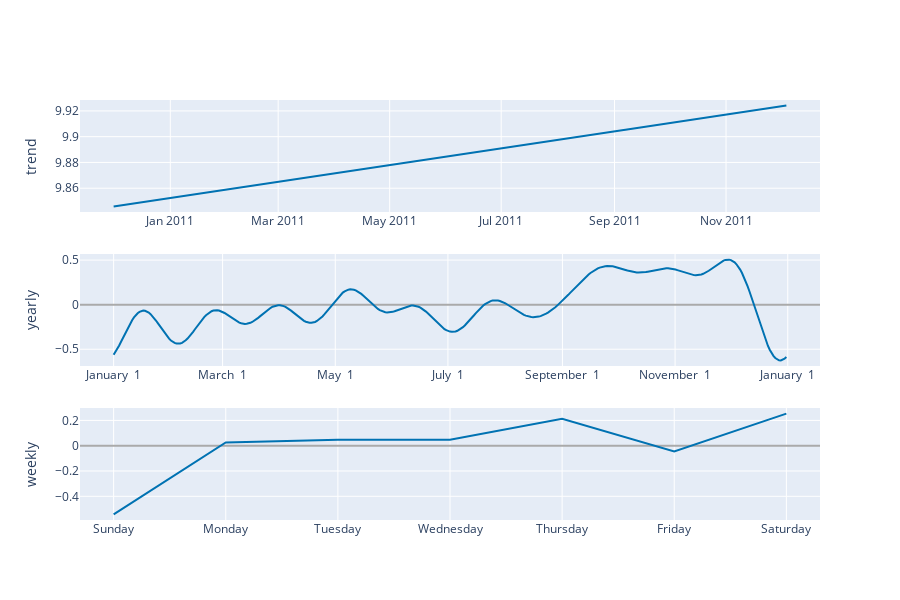

The cell this chart's notebook holds for it:
### Code cell
# plotting components
plot_components_plotly(m, forecast)

### Figure 1 — Plotly figure (JSON) as saved in the notebook; plotly's stock layout.template omitted (floating-point values rounded to 4 significant figures; data arrays with more than 128 entries replaced by an {"elided": "..."} marker saying what was removed)
{"data": [{"line": {"color": "#0072B2", "width": 2}, "mode": "lines", "name": "trend", "type": "scatter", "x": {"elided": "305 str values"}, "xaxis": "x", "y": {"elided": "305 float values"}, "yaxis": "y"}, {"line": {"color": "rgba(0, 114, 178, 0.2)", "width": 0}, "mode": "lines", "name": "trend_upper", "type": "scatter", "x": {"elided": "305 str values"}, "xaxis": "x", "y": {"elided": "305 float values"}, "yaxis": "y"}, {"fill": "tonexty", "fillcolor": "rgba(0, 114, 178, 0.2)", "line": {"color": "rgba(0, 114, 178, 0.2)", "width": 0}, "mode": "lines", "name": "trend_lower", "type": "scatter", "x": {"elided": "305 str values"}, "xaxis": "x", "y": {"elided": "305 float values"}, "yaxis": "y"}, {"line": {"color": "#0072B2", "width": 2}, "mode": "lines", "name": "yearly", "type": "scatter", "x": {"elided": "365 str values"}, "xaxis": "x2", "y": {"elided": "365 float values"}, "yaxis": "y2"}, {"line": {"color": "#0072B2", "width": 2}, "mode": "lines", "name": "weekly", "type": "scatter", "x": ["2017-01-01T00:00:00", "2017-01-02T00:00:00", "2017-01-03T00:00:00", "2017-01-04T00:00:00", "2017-01-05T00:00:00", "2017-01-06T00:00:00", "2017-01-07T00:00:00"], "xaxis": "x3", "y": [-0.5431, 0.02598, 0.04785, 0.04777, 0.2128, -0.04516, 0.2539], "yaxis": "y3"}], "layout": {"height": 600, "showlegend": false, "width": 900, "xaxis": {"anchor": "y", "domain": [0, 1], "range": ["2010-11-12T14:24:00", "2011-12-22T09:36:00"], "type": "date"}, "xaxis2": {"anchor": "y2", "domain": [0, 1], "range": ["2016-12-13T18:54:02.958904115", "2018-01-18T11:04:57.863013581"], "tickformat": "%B %e", "type": "date"}, "xaxis3": {"anchor": "y3", "domain": [0, 1], "range": ["2016-12-31T16:48:00", "2017-01-07T07:12:00"], "tickformat": "%A", "type": "date"}, "yaxis": {"anchor": "x", "domain": [0.7333, 1], "rangemode": "normal", "title": {"text": "trend"}, "zerolinecolor": "#AAA"}, "yaxis2": {"anchor": "x2", "domain": [0.3667, 0.6333], "title": {"text": "yearly"}, "zerolinecolor": "#AAA"}, "yaxis3": {"anchor": "x3", "domain": [0, 0.2667], "title": {"text": "weekly"}, "zerolinecolor": "#AAA"}}}
